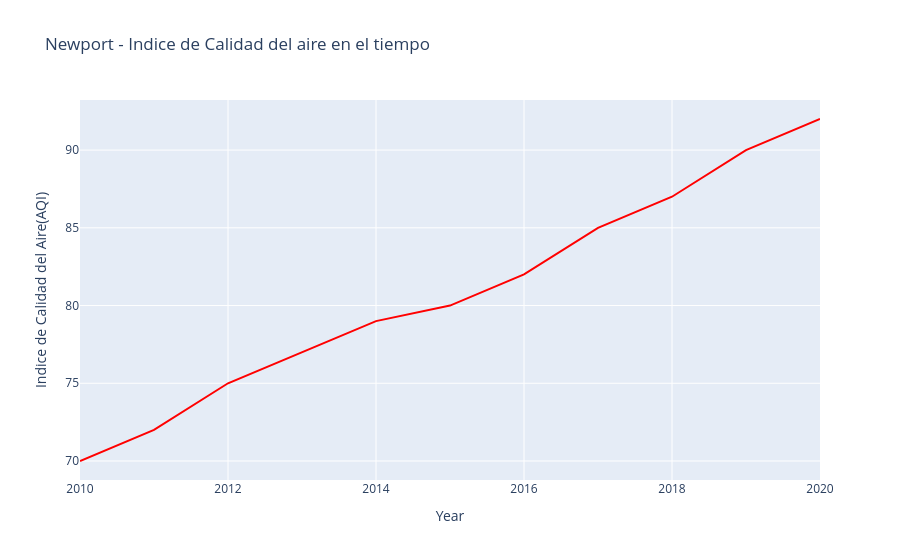

This figure's notebook cell:
### Code cell
fig1= go.Figure()
fig1.add_trace(go.Scatter(x=df["Year"],y=df["AQI"],mode="lines",name="AQI",line=dict(color="red")))
fig1.update_layout(title="Newport - Indice de Calidad del aire en el tiempo",xaxis_title="Year",yaxis_title="Indice de Calidad del Aire(AQI)")
fig1.show()

### Figure 1 — Plotly figure (JSON) as saved in the notebook; plotly's stock layout.template omitted (floating-point values rounded to 4 significant figures)
{"data": [{"line": {"color": "red"}, "mode": "lines", "name": "AQI", "type": "scatter", "x": [2010, 2011, 2012, 2013, 2014, 2015, 2016, 2017, 2018, 2019, 2020], "y": [70, 72, 75, 77, 79, 80, 82, 85, 87, 90, 92]}], "layout": {"title": {"text": "Newport - Indice de Calidad del aire en el tiempo"}, "xaxis": {"title": {"text": "Year"}}, "yaxis": {"title": {"text": "Indice de Calidad del Aire(AQI)"}}}}
